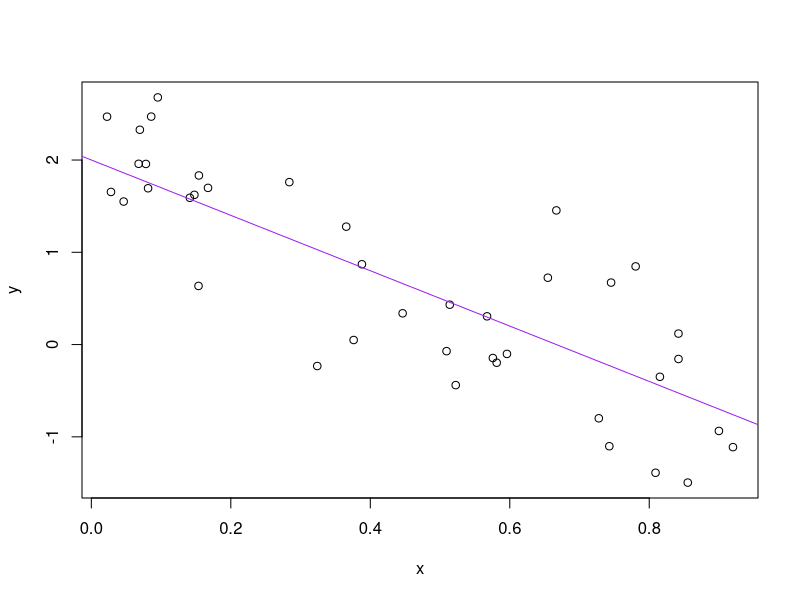

Recreate this plot in R.
a<- 2
b <- -3
sigSq <- 0.5
n  <- 40
x <- runif(n)
y <- a + b * x + rnorm(n, sd = sqrt(sigSq))
(avgX  <- mean(x))
write(avgX, "avgX.txt")
plot(x, y)
abline(a, b, col = "purple")
dev.print(pdf, "toyLinePlot.pdf")
